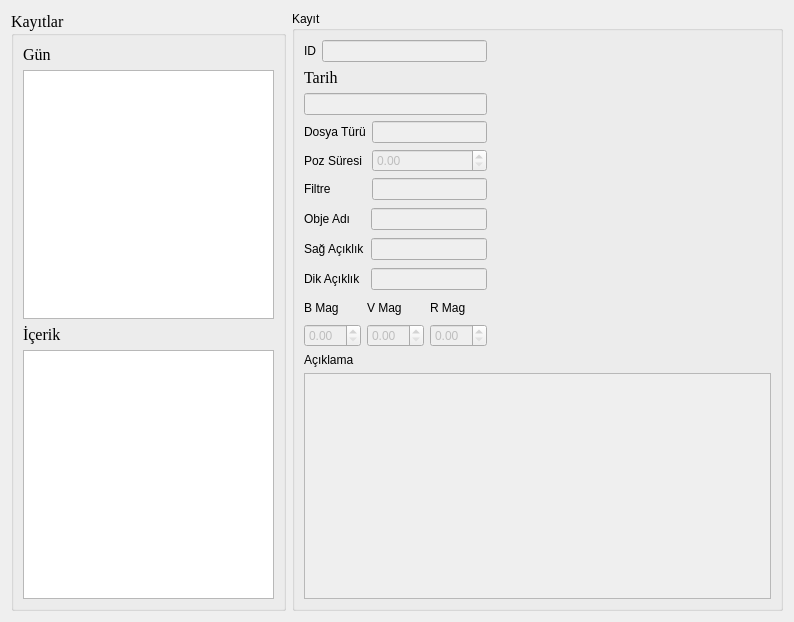
         <widget class="QWidget" name="tab_28">
          <attribute name="title">
           <string>Gözlem</string>
          </attribute>
          <layout class="QGridLayout" name="gridLayout_34">
           <item row="0" column="0">
            <widget class="QGroupBox" name="groupBox_5">
             <property name="minimumSize">
              <size>
               <width>275</width>
               <height>600</height>
              </size>
             </property>
             <property name="maximumSize">
              <size>
               <width>275</width>
               <height>16777215</height>
              </size>
             </property>
             <property name="font">
              <font>
               <family>Times New Roman</family>
               <pointsize>12</pointsize>
               <weight>50</weight>
               <bold>false</bold>
              </font>
             </property>
             <property name="title">
              <string>Kayıtlar</string>
             </property>
             <layout class="QGridLayout" name="gridLayout_27">
              <item row="0" column="0">
               <widget class="QLabel" name="label_28">
                <property name="font">
                 <font>
                  <weight>50</weight>
                  <bold>false</bold>
                 </font>
                </property>
                <property name="text">
                 <string>Gün</string>
                </property>
               </widget>
              </item>
              <item row="1" column="0">
               <widget class="QListWidget" name="listWidget_3"/>
              </item>
              <item row="2" column="0">
               <widget class="QLabel" name="label_29">
                <property name="font">
                 <font>
                  <weight>50</weight>
                  <bold>false</bold>
                 </font>
                </property>
                <property name="text">
                 <string>İçerik</string>
                </property>
               </widget>
              </item>
              <item row="3" column="0">
               <widget class="QListWidget" name="listWidget_4"/>
              </item>
             </layout>
            </widget>
           </item>
           <item row="0" column="1">
            <widget class="QGroupBox" name="groupBox_6">
             <property name="font">
              <font>
               <weight>50</weight>
               <bold>false</bold>
              </font>
             </property>
             <property name="title">
              <string>Kayıt</string>
             </property>
             <layout class="QGridLayout" name="gridLayout_32">
              <item row="0" column="0">
               <layout class="QGridLayout" name="gridLayout_29">
                <item row="0" column="0">
                 <widget class="QLabel" name="label_30">
                  <property name="text">
                   <string>ID</string>
                  </property>
                 </widget>
                </item>
                <item row="0" column="1">
                 <widget class="QLineEdit" name="lineEdit_6">
                  <property name="enabled">
                   <bool>false</bool>
                  </property>
                 </widget>
                </item>
               </layout>
              </item>
              <item row="0" column="1">
               <spacer name="horizontalSpacer_19">
                <property name="orientation">
                 <enum>Qt::Horizontal</enum>
                </property>
                <property name="sizeHint" stdset="0">
                 <size>
                  <width>272</width>
                  <height>20</height>
                 </size>
                </property>
               </spacer>
              </item>
              <item row="1" column="0">
               <layout class="QGridLayout" name="gridLayout_30">
                <item row="0" column="0">
                 <widget class="QLabel" name="label_31">
                  <property name="font">
                   <font>
                    <family>Times New Roman</family>
                    <pointsize>12</pointsize>
                    <weight>50</weight>
                    <bold>false</bold>
                   </font>
                  </property>
                  <property name="text">
                   <string>Tarih</string>
                  </property>
                 </widget>
                </item>
                <item row="1" column="0">
                 <widget class="QLineEdit" name="lineEdit_10">
                  <property name="enabled">
                   <bool>false</bool>
                  </property>
                 </widget>
                </item>
               </layout>
              </item>
              <item row="1" column="1">
               <spacer name="horizontalSpacer_20">
                <property name="orientation">
                 <enum>Qt::Horizontal</enum>
                </property>
                <property name="sizeHint" stdset="0">
                 <size>
                  <width>272</width>
                  <height>20</height>
                 </size>
                </property>
               </spacer>
              </item>
              <item row="2" column="0">
               <layout class="QGridLayout" name="gridLayout_31">
                <item row="0" column="0">
                 <widget class="QLabel" name="label_33">
                  <property name="font">
                   <font>
                    <weight>50</weight>
                    <bold>false</bold>
                   </font>
                  </property>
                  <property name="text">
                   <string>Dosya Türü</string>
                  </property>
                 </widget>
                </item>
                <item row="1" column="0">
                 <widget class="QLabel" name="label_34">
                  <property name="font">
                   <font>
                    <weight>50</weight>
                    <bold>false</bold>
                   </font>
                  </property>
                  <property name="text">
                   <string>Poz Süresi</string>
                  </property>
                 </widget>
                </item>
                <item row="1" column="1">
                 <widget class="QDoubleSpinBox" name="doubleSpinBox_5">
                  <property name="enabled">
                   <bool>false</bool>
                  </property>
                  <property name="font">
                   <font>
                    <weight>50</weight>
                    <bold>false</bold>
                   </font>
                  </property>
                  <property name="maximum">
                   <double>20000.000000000000000</double>
                  </property>
                  <property name="singleStep">
                   <double>0.100000000000000</double>
                  </property>
                 </widget>
                </item>
                <item row="2" column="0">
                 <widget class="QLabel" name="label_35">
                  <property name="font">
                   <font>
                    <weight>50</weight>
                    <bold>false</bold>
                   </font>
                  </property>
                  <property name="text">
                   <string>Filtre</string>
                  </property>
                 </widget>
                </item>
                <item row="0" column="1">
                 <widget class="QLineEdit" name="lineEdit_11">
                  <property name="enabled">
                   <bool>false</bool>
                  </property>
                 </widget>
                </item>
                <item row="2" column="1">
                 <widget class="QLineEdit" name="lineEdit_12">
                  <property name="enabled">
                   <bool>false</bool>
                  </property>
                 </widget>
                </item>
               </layout>
              </item>
              <item row="2" column="1">
               <spacer name="horizontalSpacer_21">
                <property name="orientation">
                 <enum>Qt::Horizontal</enum>
                </property>
                <property name="sizeHint" stdset="0">
                 <size>
                  <width>272</width>
                  <height>20</height>
                 </size>
                </property>
               </spacer>
              </item>
              <item row="3" column="0">
               <layout class="QGridLayout" name="gridLayout_28">
                <item row="0" column="0">
                 <widget class="QLabel" name="label_36">
                  <property name="text">
                   <string>Obje Adı</string>
                  </property>
                 </widget>
                </item>
                <item row="0" column="1">
                 <widget class="QLineEdit" name="lineEdit_7">
                  <property name="enabled">
                   <bool>false</bool>
                  </property>
                 </widget>
                </item>
                <item row="1" column="0">
                 <widget class="QLabel" name="label_37">
                  <property name="text">
                   <string>Sağ Açıklık</string>
                  </property>
                 </widget>
                </item>
                <item row="1" column="1">
                 <widget class="QLineEdit" name="lineEdit_8">
                  <property name="enabled">
                   <bool>false</bool>
                  </property>
                 </widget>
                </item>
                <item row="2" column="0">
                 <widget class="QLabel" name="label_39">
                  <property name="text">
                   <string>Dik Açıklık</string>
                  </property>
                 </widget>
                </item>
                <item row="2" column="1">
                 <widget class="QLineEdit" name="lineEdit_9">
                  <property name="enabled">
                   <bool>false</bool>
                  </property>
                 </widget>
                </item>
               </layout>
              </item>
              <item row="4" column="0">
               <layout class="QGridLayout" name="gridLayout_33">
                <item row="0" column="0">
                 <widget class="QLabel" name="label_41">
                  <property name="text">
                   <string>B Mag</string>
                  </property>
                 </widget>
                </item>
                <item row="0" column="1">
                 <widget class="QLabel" name="label_42">
                  <property name="text">
                   <string>V Mag</string>
                  </property>
                 </widget>
                </item>
                <item row="0" column="2">
                 <widget class="QLabel" name="label_43">
                  <property name="text">
                   <string>R Mag</string>
                  </property>
                 </widget>
                </item>
                <item row="1" column="0">
                 <widget class="QDoubleSpinBox" name="doubleSpinBox_6">
                  <property name="enabled">
                   <bool>false</bool>
                  </property>
                 </widget>
                </item>
                <item row="1" column="1">
                 <widget class="QDoubleSpinBox" name="doubleSpinBox_7">
                  <property name="enabled">
                   <bool>false</bool>
                  </property>
                 </widget>
                </item>
                <item row="1" column="2">
                 <widget class="QDoubleSpinBox" name="doubleSpinBox_8">
                  <property name="enabled">
                   <bool>false</bool>
                  </property>
                 </widget>
                </item>
               </layout>
              </item>
              <item row="5" column="0">
               <widget class="QLabel" name="label_44">
                <property name="text">
                 <string>Açıklama</string>
                </property>
               </widget>
              </item>
              <item row="6" column="0" colspan="3">
               <widget class="QPlainTextEdit" name="plainTextEdit_8">
                <property name="enabled">
                 <bool>false</bool>
                </property>
               </widget>
              </item>
              <item row="3" column="1" colspan="2">
               <spacer name="horizontalSpacer_22">
                <property name="orientation">
                 <enum>Qt::Horizontal</enum>
                </property>
                <property name="sizeHint" stdset="0">
                 <size>
                  <width>278</width>
                  <height>86</height>
                 </size>
                </property>
               </spacer>
              </item>
              <item row="4" column="1" colspan="2">
               <spacer name="horizontalSpacer_23">
                <property name="orientation">
                 <enum>Qt::Horizontal</enum>
                </property>
                <property name="sizeHint" stdset="0">
                 <size>
                  <width>278</width>
                  <height>49</height>
                 </size>
                </property>
               </spacer>
              </item>
             </layout>
            </widget>
           </item>
          </layout>
         </widget>
